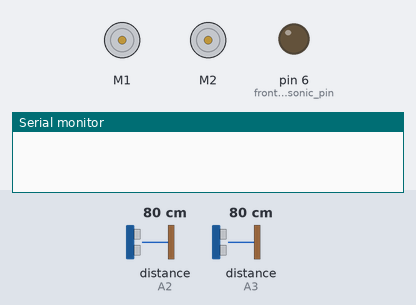
Bench run of a sketch on a simulated Arduino Uno, built with avr-gcc and run on an emulated ATmega328P. Parts: 2 × DC motor (green arrow = forward, orange = backward, longer = faster), output pins drawn as LEDs (lit = HIGH), the last lines printed to the serial monitor. The test bench sets the inputs (shaded band); at power-on: distance to the obstacle (sensors on A3, A2) 80 cm. The echo pulse lasts 58.3 µs per cm; pins used as bus, display or sensor lines are not drawn.

Above: at 18.0 s.
18.1 s: distance to the obstacle (sensor on A3) set to 2 cm
At 20.0 s:
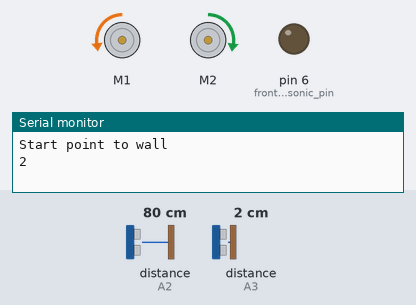
39.7 s: distance to the obstacle (sensor on A3) set to 299 cm
At 49.57 s:
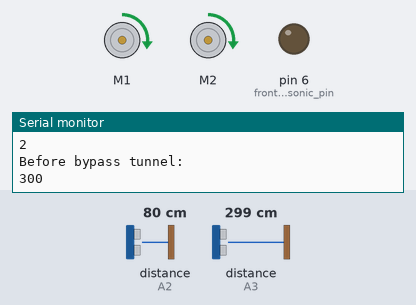
50.2 s: distance to the obstacle (sensor on A3) set to 102 cm
At 51.5 s:
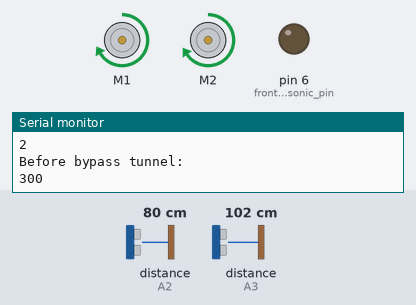
56.4 s: distance to the obstacle (sensor on A3) set to 97 cm
Timing chart, 0 to 108.6 s (numbered marks = the images above; inputs shaded):
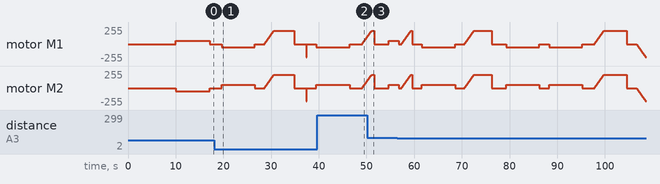

The sketch:

test1_sensor_test_distance.ino
```cpp
//Including necessary libraries
#include <Wire.h>
#include <Adafruit_MotorShield.h>
#include "utility/Adafruit_MS_PWMServoDriver.h"
const int front_ultrasonic_pin = 6;
const int side_sensorPin = A3;
const int side_ultrasonic_pin = 7;
const int front_sensorPin = A2;


void setup() {
  Serial.begin(9600);
}

void loop() {
  Adafruit_MotorShield AFMS = Adafruit_MotorShield();
  AFMS.begin();
  Adafruit_DCMotor *left = AFMS.getMotor(1);
  Adafruit_DCMotor *right = AFMS.getMotor(2);
  Adafruit_DCMotor *front = AFMS.getMotor(3);


  char state = '1';

  int direction_count = 0; //mark the direction facing to
  int victim_num = 0; //number of victims saved

  if (state == '1'){
    delay(10000);
    clockwise_90(left,right);
    int distance = reliable_ultra_sonic_reading(side_ultrasonic_pin, side_sensorPin);
    Serial.println("Start point to wall");
    Serial.println(distance);
    anticlockwise_90(left,right);
    //
    forward(left,right,80);
    //backward_wall(left, right, some distance) //not sure if needed, need to test the sensor searching area
    distance = reliable_ultra_sonic_reading(side_ultrasonic_pin, side_sensorPin); //check if any victims close to wall
    Serial.println("middle line to side wall: ");
    Serial.println(distance);

    backward_wall(left, right, 3);
    anticlockwise_90(left,right);
    distance = reliable_ultra_sonic_reading(side_ultrasonic_pin, side_sensorPin);
     Serial.println("Before bypass tunnel: ");
    Serial.println(distance);


    forward(left,right,10);
    Serial.println("After bypass tunnel: ");
    Serial.println(distance);
    bool side_search_result = side_search(left,right);
    if (side_search_result == true) {
        distance = reliable_ultra_sonic_reading(side_ultrasonic_pin, side_sensorPin);
        Serial.println("Distance when found victim at side");
        Serial.println(distance);
        forward(left, right, 4);
        anticlockwise_90(left,right);
        direction_count -= 1;
        forward(left,right, distance - 27);
        delay(1000);
      }
        else {
          forward(left, right, 20);
        }
    back_to_mark_point(left, right, direction_count);
    clockwise_90(left, right);
    forward(left, right, 60);
    gripper_down(front);
    delay(100000);
  }
}

void through_tunnel(Adafruit_DCMotor *left,Adafruit_DCMotor *right) { //done
  //from starting point - go into tunnel
  //Move to the tunnel entrance
  forward(left,right,96);

  //Facing the tunnel
  clockwise_90(left,right);

  //Move through tunnel to the mark-up point
  forward(left,right,117);
}

int ultra_sonic(int pin_num, int sensorPin) {
  // select the input pin for the potentiometer
  pinMode(pin_num, OUTPUT);
  int sensorValue = 0;  // variable to store the value coming from the sensor
  unsigned long pulse;

  digitalWrite(pin_num, HIGH); //send pulse 10us long to trigger sensor
  delay(0.01);
  digitalWrite(pin_num, LOW);
  pulse = pulseIn(sensorPin, HIGH); //Read pulse width from low to high to low
  sensorValue =  pulse / 58 ; // Divide by factor given by sensor data sheet
  delay(100);
  return sensorValue;
 }

void forward(Adafruit_DCMotor *left, Adafruit_DCMotor *right,int distance){
  float wait_time;
  int i;
  left->run(FORWARD);
  right->run(FORWARD);
  for (i=0; i<200; i++) {
    left->setSpeed(i);
    right->setSpeed(i);
    delay(10);
  }
  wait_time = (distance/1.89);
  left->setSpeed(200);
  right->setSpeed(197);
  delay(wait_time*100);

  left->run(RELEASE);
  right->run(RELEASE);
  delay(2000);

}

void backward(Adafruit_DCMotor *left,Adafruit_DCMotor *right,int distance){
  //move backward with speed 200
  float wait_time;
  int i;
  left->run(BACKWARD);
  right->run(BACKWARD);
  for (i=0; i<200; i++) {
    left->setSpeed(i);
    right->setSpeed(i);
    delay(10);
  }
  wait_time = (distance/1.89);
  left->setSpeed(200);
  right->setSpeed(197);
  delay(wait_time*100);

  left->run(RELEASE);
  right->run(RELEASE);
  delay(2000);
}

void backward_wall(Adafruit_DCMotor *left,Adafruit_DCMotor *right,int distance){
  //move backward with speed 200
  float wait_time;
  int i;
  left->run(BACKWARD);
  right->run(BACKWARD);
  wait_time = (distance/1.89);
  left->setSpeed(200);
  right->setSpeed(197);
  delay(wait_time*100);

  left->run(RELEASE);
  right->run(RELEASE);
  delay(2000);
}

void gripper_up(Adafruit_DCMotor *front){
  //to catch victim
  front->run(BACKWARD);
  front->setSpeed(200);
  delay(2000);
  front->run(RELEASE);
  delay(5000);
  }

void gripper_down(Adafruit_DCMotor *front){
  //to release victim
  front->run(FORWARD);
  front->setSpeed(200);
  delay(1800);
  front->run(RELEASE);
  delay(5000);
  }

void clockwise_90(Adafruit_DCMotor *left,Adafruit_DCMotor *right) {
  //turn clockwise 90 degrees
  left->run(FORWARD);
  right->run(BACKWARD);
  left->setSpeed(50);
  right->setSpeed(52);
  delay(7100);
  left->run(RELEASE);
  right->run(RELEASE);
  delay(2000);
}

void anticlockwise_90(Adafruit_DCMotor *left,Adafruit_DCMotor *right) {
  //turn anticlockwise 90 degrees
  left->run(BACKWARD);
  right->run(FORWARD);
  left->setSpeed(50);
  right->setSpeed(52);
  delay(7000);
  left->run(RELEASE);
  right->run(RELEASE);
  delay(2000);
}

int find_max(int a[]) {
  //find the maximum index in the array length of 5
  int max_num = a[0];
  for (int i = 0; i < 5; i++) {
    if (a[i] > max_num) {
      max_num = a[i];
    }
  }
  return max_num;
}

int find_min(int a[]) {
  //find the minimum index in the array length of 5
  int min_num = a[0];
  for (int i = 0; i < 5; i++) {
    if (a[i] < min_num) {
      min_num = a[i];
    }
  }
  return min_num;
}

int reliable_ultra_sonic_reading(int pin_num, int sensorPin) {
  //take average of the 5 readings from ultrasonic sensor

  bool irreliable = true;
  int distance[5] = {0,0,0,0,0};
  //reading average distance from ultrasonic sensor
  while (irreliable){
    for (int i=0;i<5;i++) {
      distance[i] = ultra_sonic(pin_num, sensorPin);

      }

      int max_dist = find_max(distance);
      int min_dist = find_min(distance);
      int diff = max_dist - min_dist;
      if (diff <20) {
        irreliable = false;
      }
    int sum_distance = 0;
    for (int i=0;i<5;i++){
      sum_distance +=distance[i];
    }
    int ave_distance = sum_distance/5;
    return ave_distance;
    }
}

bool side_search(Adafruit_DCMotor *left, Adafruit_DCMotor *right) {
  //search along the upper edge of the wall using side distance sensor
  int side_distance = reliable_ultra_sonic_reading(side_ultrasonic_pin,side_sensorPin);
  int front_distance = reliable_ultra_sonic_reading(front_ultrasonic_pin,front_sensorPin);
  while (side_distance >= 100 and front_distance >= 5) {
    Serial.println("Side distance without victim: ");
    Serial.println(side_distance);

    left->run(FORWARD);
    right->run(FORWARD);
    left->setSpeed(50);
    right->setSpeed(48);
    side_distance = reliable_ultra_sonic_reading(side_ultrasonic_pin, side_sensorPin);
  }
  if (side_distance < 100) {
    left -> run(RELEASE);
    right -> run(RELEASE);
    return true;
  }
  return false; // front reach the edge
}

void back_to_mark_point(Adafruit_DCMotor *left, Adafruit_DCMotor *right, int direction_count) {
  //from any location back to the mark point of the tunnel after picking up a victim
  direction_count %= 4;
  int turns = (direction_count +3 ) % 4; //times of turning anticlockwise_90 needed to face the upper edge

  for (int i=0; i<turns; i++) {
    anticlockwise_90(left,right);
  }

  int distance = reliable_ultra_sonic_reading(front_ultrasonic_pin, front_sensorPin);

  //move towards the upper edge of the wall
  forward(left, right, distance + 10);
  backward(left, right, 5);
  anticlockwise_90(left,right);

  //move towards side edge
  distance = reliable_ultra_sonic_reading(front_ultrasonic_pin, front_sensorPin);
  forward(left, right, distance + 10);
  delay(1000);
  //move back to mid line
  backward(left, right, 103);
  anticlockwise_90(left,right); //facing red
  forward(left, right, 150);
}

void forward_till_obstacle(Adafruit_DCMotor *left, Adafruit_DCMotor *right) {
  //forward moving while detecting obstacle either victim or wall
  int distance = reliable_ultra_sonic_reading(front_ultrasonic_pin, front_sensorPin);
  while (distance > 13) {
    left->run(FORWARD);
    right->run(FORWARD);
    left->setSpeed(50);
    right->setSpeed(48);
    delay(500);
    distance = reliable_ultra_sonic_reading(front_ultrasonic_pin, front_sensorPin);
  }
  left->run(RELEASE);
  right->run(RELEASE);
  delay(2000);
}
```
